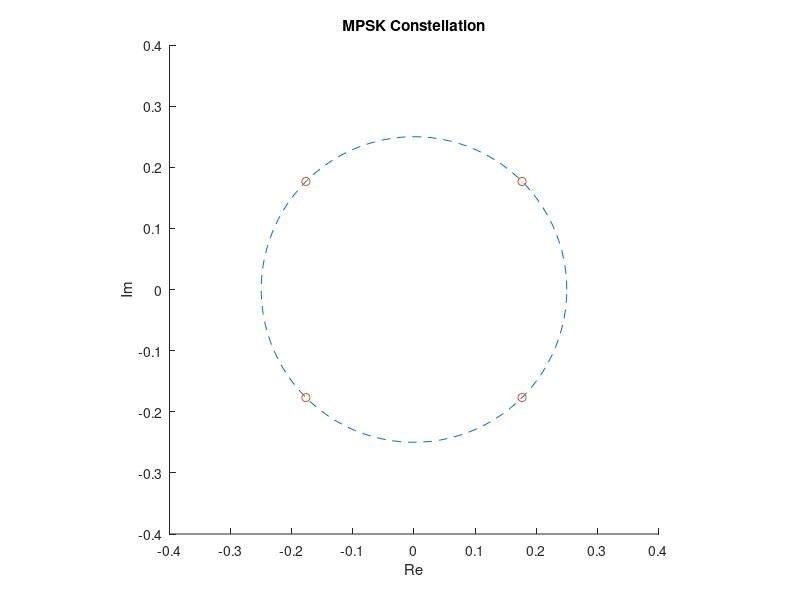

MATLAB code for this plot:
% Digital QAM

clf

A = 0.25;
K = 2; % no of bits
M = 2^K; % no of symbols.

a = pi/4; % Tx phase offset

% Constellation
si = A*exp(i*2*pi*(((1:M)-1)/M) + i*a)

% Circle
t = linspace(0, 1, 100);
hold on; %grid on;
plot(real(A*exp(i*2*pi*t)), imag(A*exp(i*2*pi*t)), '--')
plot(si,'o')


% Decision regions
% dr = 1.5*si*exp(i*2*pi*1/(2*M)); % Take constellation points and rotate by half a segment. Draw as lines.
% for k=1:M
%   plot([0 real(dr(k))], [0 imag(dr(k))], 'r--')
% end


axis square; title('MPSK Constellation');
xlabel('Re'); ylabel('Im');